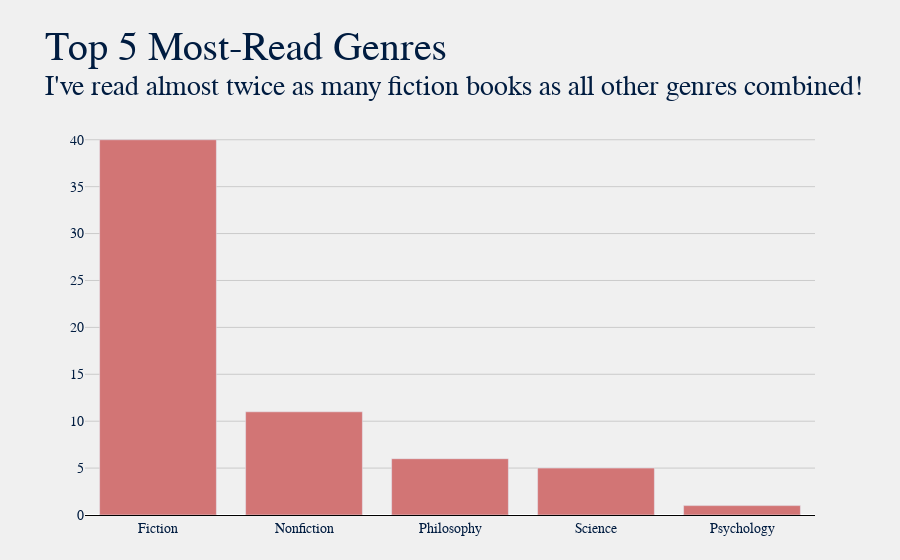

The code cell stored with this chart in its notebook:
### Markdown cell above
### Genre Count

### Code cell
title = "Top 5 Most-Read Genres"
sub = f"I've read almost twice as many fiction books as all other genres combined!"

plot.gen_bar_graph(df, 'Genre', title, sub, color="#d27575")

### Figure 1 — Plotly figure (JSON) as saved in the notebook; plotly's stock layout.template omitted (floating-point values rounded to 4 significant figures)
{"data": [{"hovertemplate": "<b>%{x}</b>: %{y}", "marker": {"color": "#d27575"}, "name": "", "type": "bar", "x": ["Fiction", "Nonfiction", "Philosophy", "Science", "Psychology"], "y": [40, 11, 6, 5, 1]}], "layout": {"autosize": true, "barmode": "group", "font": {"color": "#001c40", "family": "Baskerville", "size": 14}, "margin": {"b": 45, "l": 85, "r": 85, "t": 120}, "paper_bgcolor": "#f0f0f0", "plot_bgcolor": "#f0f0f0", "title": {"font": {"color": "#001c40", "family": "Baskerville, Bold", "size": 40}, "text": "Top 5 Most-Read Genres<br><sup>I've read almost twice as many fiction books as all other genres combined!"}, "xaxis": {"autorange": true, "gridcolor": "#cbcbcb", "linecolor": "black", "range": [-0.5, 4.5], "showgrid": false, "showline": true, "title": {}, "type": "category"}, "yaxis": {"autorange": true, "gridcolor": "#cbcbcb", "linecolor": "black", "range": [0, 42.11], "showgrid": true, "showline": false, "showticklabels": true, "title": {}, "type": "linear"}}}
